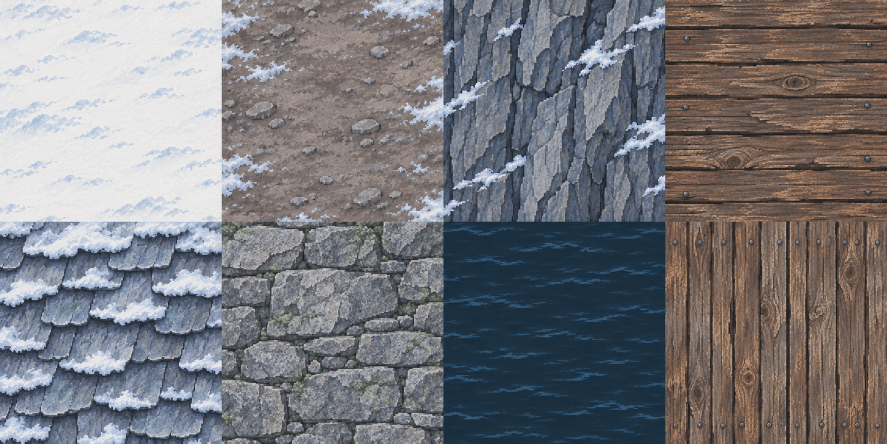
#> input picture assets/sources/snow_reference_materials_v1/original_atlas.png, 1774 x 887 px (shown at 1/2 size)
$ python build_reference_materials.py
#> lines starting #> are read from the running program, lines starting #| are printed output that depends on the picture
"""Extract the coordinated imagegen material atlas; preserve the original unchanged."""
import hashlib,json
from pathlib import Path
from PIL import Image
root=Path(__file__).resolve().parents[2]
source=root/'assets/sources/snow_reference_materials_v1/original_atlas.png'
im=Image.open(source).convert('RGB')
#> im is the input picture: PIL image 1774x887 RGB; mean R, G, B 120.7, 120.4, 124.5
out=Image.new('RGB',(640,320))
#> out: PIL image 640x320 RGB; every value is 0
for i in range(8):
 x,y=i%4,i//4
 cell=im.crop((round(x*im.width/4),round(y*im.height/2),round((x+1)*im.width/4),round((y+1)*im.height/2)))
 out.paste(cell.resize((160,160),Image.Resampling.NEAREST),(x*160,y*160))
#> this loop made 8 passes
#> pass 1, `cell=im.crop((round(x*im.width/4),round(y*im.height/2),round((x+1)*im...`:
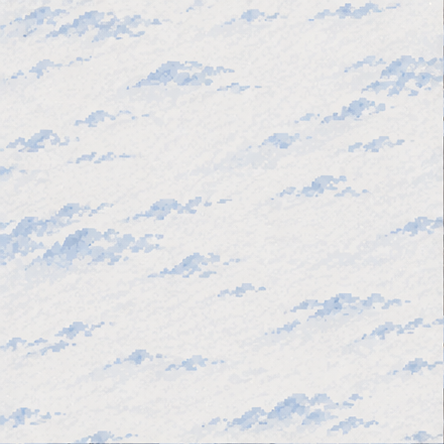
#> cell: PIL image 444x444 RGB; mean R, G, B 227.9, 228.6, 230.7
#> pass 2, `cell=im.crop((round(x*im.width/4),round(y*im.height/2),round((x+1)*im...`:
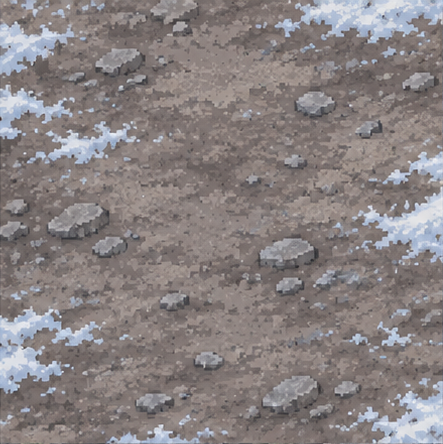
#> cell: PIL image 443x444 RGB; mean R, G, B 136.6, 129.6, 130
#> pass 3, `cell=im.crop((round(x*im.width/4),round(y*im.height/2),round((x+1)*im...`:
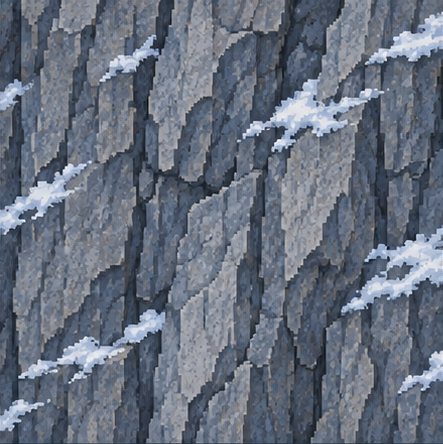
#> cell: PIL image 443x444 RGB; mean R, G, B 102.9, 111.5, 125.9
#> after the loop:
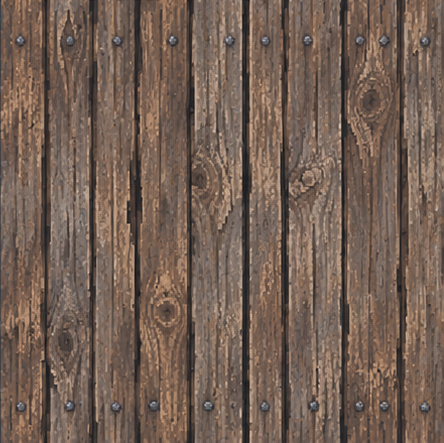
#> cell: PIL image 444x443 RGB; mean R, G, B 116.1, 96.1, 84.1
#> after the loop:
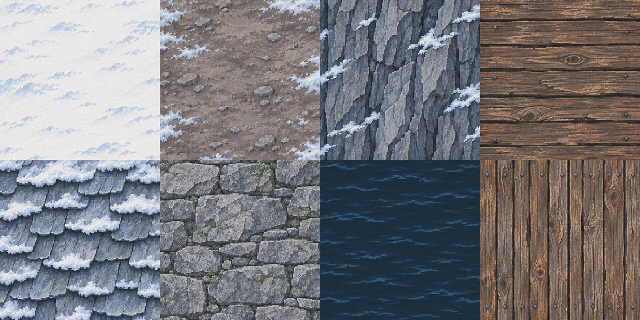
#> out: PIL image 640x320 RGB; mean R, G, B 120.7, 120.4, 124.5
out.save(root/'assets/game/snow/reference/materials.png')
(source.parent/'provenance.json').write_text(json.dumps({'source':'OpenAI built-in image_gen tool','model':'not reported by tool','date':'2026-11-05','status':'candidate','source_sha256':hashlib.sha256(source.read_bytes()).hexdigest(),'source_size':list(im.size),'derivation':'Exact 4x2 material-cell extraction; nearest-neighbour native 160px material fields; source unchanged','materials':['snow','packed_trail','rock_strata','timber','snow_slate_roof','granite','cold_water','bridge_boards']},indent=2)+'\n')
print('Built native 640x320 material atlas')
